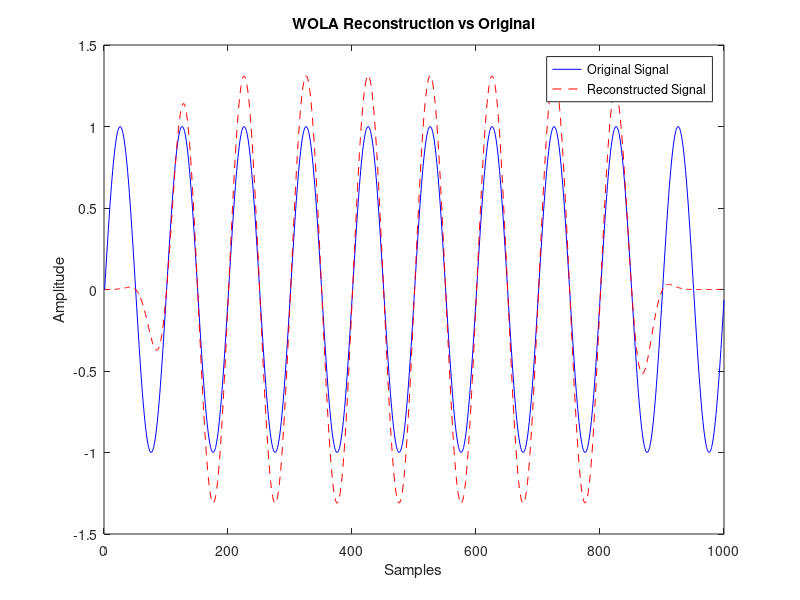

Recreate this plot in MATLAB.
clear all; close all; clc;

% Parameters
x = sin(2*pi*0.01*(0:999))'; % Test signal
M = 256; % Window size
% R = M/2; % 50% Overlap
R = M/4; % 75% Overlap
w_analysis = hamming(M); % Analysis window
w_synthesis = w_analysis.^2; % Example synthesis window: squared version

%% STFT Analysis
num_frames = floor((length(x) - M) / R) + 1;
X = zeros(M, num_frames);
for k = 0:num_frames-1
    x_seg = x(k*R + (1:M)); % Extract frame
    x_seg_windowed = x_seg .* w_analysis; % Apply analysis window
    X(:,k+1) = fft(x_seg_windowed); % FFT
end

% Signal processing here

%% ISTFT and WOLA Reconstruction
x_reconstructed = zeros(length(x), 1); % Initialize
for k = 0:num_frames-1
    x_ifft = ifft(X(:,k+1)); % Inverse FFT
    x_overlap = real(x_ifft) .* w_synthesis; % Apply synthesis window
    x_reconstructed(k*R + (1:M)) = x_reconstructed(k*R + (1:M)) + x_overlap;
end

%% Plot results
figure;
plot(x, 'b'); hold on;
plot(x_reconstructed, 'r--');
title('WOLA Reconstruction vs Original');
legend('Original Signal', 'Reconstructed Signal');
xlabel('Samples');
ylabel('Amplitude');